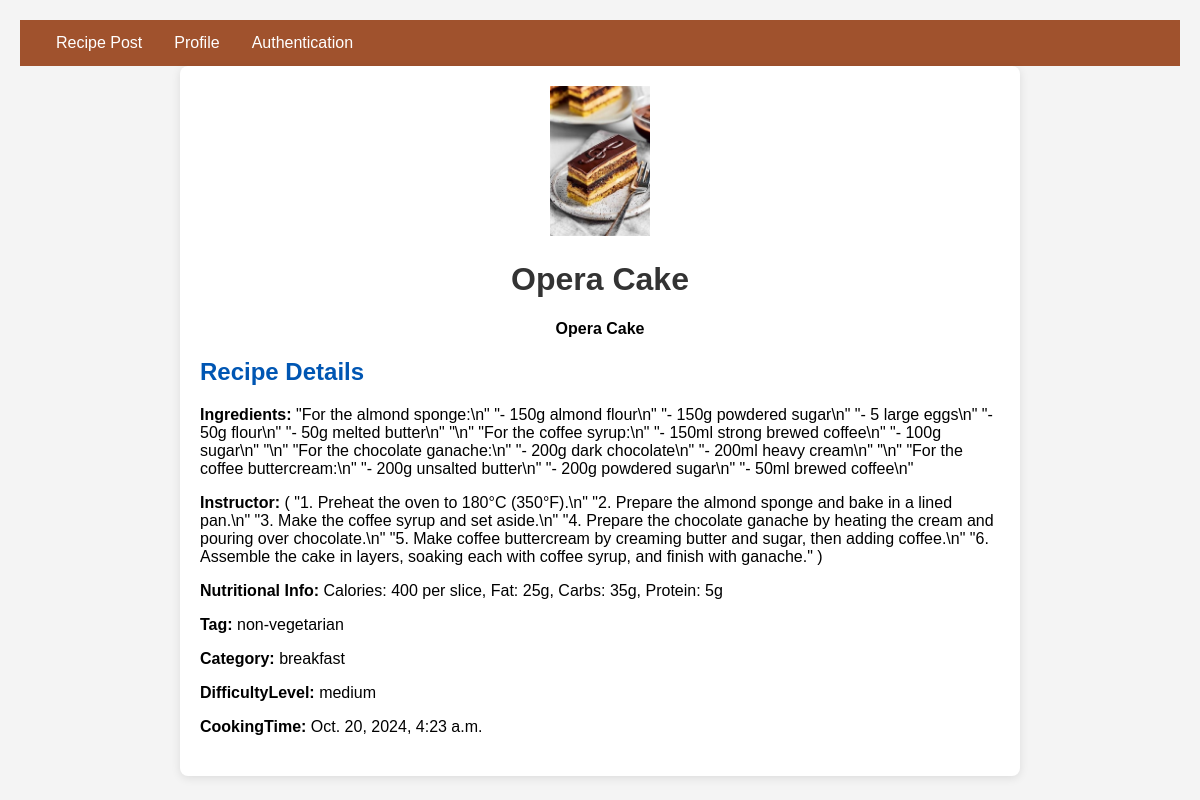
The app's page /postview/1 with its own data.
### myapp/models.py (models this page shows, shortened)
class RecipePostModel(models.Model):
    Tag=[
        ('vegetarian','Vegetarian'),
        ('non-vegetarian','Non-Vegetarian'),
    ]
    Level=[
        ('high','high'),
        ('medium','Medium'),
        ('low','Low'),
    ]
    CATEGORY=[
        ('breakfast','breakfast'),
        ('lunch','Lunch'),
        ('dinner','Dinner'),
    ]
    user=models.ForeignKey(Custom_user,on_delete=models.CASCADE,null=True)
    RecipeTitle=models.CharField(max_length=500,null=True)
    Nutritional_Info=models.CharField(max_length=500,null=True)
    Ingredients=models.CharField(max_length=1000,null=True)
    Instructor=models.CharField(max_length=1000,null=True)
    Category=models.CharField(choices=CATEGORY, max_length=100,null=True)
    Tag=models.CharField(choices=Tag, max_length=100,null=True)
    DifficultyLevel=models.CharField(choices=Level, max_length=100,null=True)
    Image=models.ImageField(upload_to='Media/Blog_Pic',null=True)
    PreparetionTime = models.DateTimeField(default=timezone.now,null=True)
    CookingTime = models.DateTimeField(default=timezone.now,null=True)
    TotalTime = models.DateTimeField(default=timezone.now,null=True)

### myproject/views.py (the view)
# urls.py: path('postview/<int:id>', postview, name='postview'),
def postview(req,id):
    current_user=req.user
    Job=RecipePostModel.objects.filter(id=id)
    text={
        'Job':Job,
    }
    return render(req,'view.html',text)

### template/view.html (shortened to what this page needs)
{% extends 'base.html' %}
{% block body %}
<!DOCTYPE html>
<html lang="en">
<head>
</head>
<body>
    <div class="container">
        {% for i in Job %}
        <header class="profile-header">
            <img src="/{{ i.Image }}" alt="Company Logo" class="company-logo">
            <h1>{{ i.RecipeTitle }}</h1>
            <p class="company-name">{{ i.RecipeTitle }}</p>
        </header>
        <section class="job-details">
            <h2>Recipe Details</h2>
            <p><strong>Ingredients:</strong> {{ i.Ingredients }}</p>
            <p><strong>Instructor:</strong> {{ i.Instructor }}</p>
            <p><strong>Nutritional Info:</strong> {{ i.Nutritional_Info }}</p>
            <p><strong>Tag:</strong> {{ i.Tag }}</p>
            <p><strong>Category:</strong> {{ i.Category }}</p>
            <p><strong>DifficultyLevel:</strong> {{ i.DifficultyLevel }}</p>
            <p><strong>CookingTime:</strong> {{ i.CookingTime }}</p>
        </section>
        {% endfor %}
    </div>
</body>
</html>
{% endblock body %}

### template/base.html (style rules this page uses)
body { background-color:white; }

### template/view.html (style rules this page uses)
body { font-family: Arial, sans-serif; background-color: #f4f4f4; margin: 0; padding: 20px; }
.container { background: #ffffff; border-radius: 8px; box-shadow: 0 2px 10px rgba(0, 0, 0, 0.1); padding: 20px; max-width: 800px; margin: auto; }
.profile-header { text-align: center; }
.company-logo { width: 100px; }
h1 { color: #333; }
.company-name { font-weight: bold; }
section { margin: 20px 0; }
h2 { color: #0056b3; }

### records on screen
RecipePostModel: Image (picture), RecipeTitle "Opera Cake", Ingredients "\"For the almond sponge:\\n\" \"- 150g almond flour\\n\" \"- 150g powdered sugar\\n\" \"- 5 large eggs\\n\" \"- 50g flour\\n\" \"- 50g melted butter\\n\" \"\\n\" \"For the coffee syrup:\\n\" \"- 150ml strong brewed coffee\\n\" \"- 100g sugar\\n\" \"\\n\" \"For the chocolate ganache:\\n\" \"- 200g dark chocolate\\n\" \"- 200ml heavy cream\\n\" \"\\n\" \"For the coffee buttercream:\\n\" \"- 200g unsalted butter\\n\" \"- 200g powdered sugar\\n\" \"- 50ml brewed coffee\\n\"", Instructor "( \"1. Preheat the oven to 180°C (350°F).\\n\" \"2. Prepare the almond sponge and bake in a lined pan.\\n\" \"3. Make the coffee syrup and set aside.\\n\" \"4. Prepare the chocolate ganache by heating the cream and pouring over chocolate.\\n\" \"5. Make coffee buttercream by creaming butter and sugar, then adding coffee.\\n\" \"6. Assemble the cake in layers, soaking each with coffee syrup, and finish with ganache.\" )", Nutritional_Info "Calories: 400 per slice, Fat: 25g, Carbs: 35g, Protein: 5g", Tag "non-vegetarian", Category "breakfast", DifficultyLevel "medium", CookingTime "Oct. 20, 2024, 4:23 a.m."
